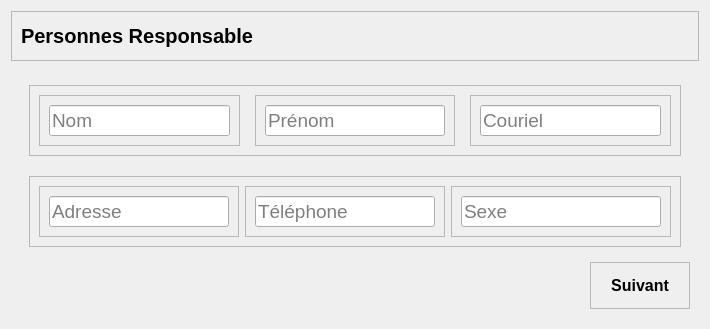
                     <widget class="QWidget" name="responsable_info">
                      <attribute name="title">
                       <string>Tab 2</string>
                      </attribute>
                      <layout class="QVBoxLayout" name="verticalLayout_55">
                       <item>
                        <widget class="QFrame" name="frame_48">
                         <property name="minimumSize">
                          <size>
                           <width>0</width>
                           <height>50</height>
                          </size>
                         </property>
                         <property name="maximumSize">
                          <size>
                           <width>16777215</width>
                           <height>50</height>
                          </size>
                         </property>
                         <property name="frameShape">
                          <enum>QFrame::StyledPanel</enum>
                         </property>
                         <property name="frameShadow">
                          <enum>QFrame::Raised</enum>
                         </property>
                         <layout class="QVBoxLayout" name="verticalLayout_64">
                          <item>
                           <widget class="QLabel" name="label_14">
                            <property name="font">
                             <font>
                              <pointsize>15</pointsize>
                              <weight>75</weight>
                              <bold>true</bold>
                             </font>
                            </property>
                            <property name="text">
                             <string>Personnes Responsable</string>
                            </property>
                           </widget>
                          </item>
                         </layout>
                        </widget>
                       </item>
                       <item alignment="Qt::AlignHCenter|Qt::AlignVCenter">
                        <widget class="QWidget" name="widget_4" native="true">
                         <layout class="QVBoxLayout" name="verticalLayout_41">
                          <item alignment="Qt::AlignHCenter|Qt::AlignVCenter">
                           <widget class="QWidget" name="widget_5" native="true">
                            <layout class="QVBoxLayout" name="verticalLayout_42">
                             <property name="spacing">
                              <number>20</number>
                             </property>
                             <item>
                              <widget class="QFrame" name="frame_30">
                               <property name="minimumSize">
                                <size>
                                 <width>300</width>
                                 <height>0</height>
                                </size>
                               </property>
                               <property name="frameShape">
                                <enum>QFrame::StyledPanel</enum>
                               </property>
                               <property name="frameShadow">
                                <enum>QFrame::Raised</enum>
                               </property>
                               <layout class="QHBoxLayout" name="horizontalLayout_28">
                                <property name="spacing">
                                 <number>15</number>
                                </property>
                                <item>
                                 <widget class="QFrame" name="frame_31">
                                  <property name="minimumSize">
                                   <size>
                                    <width>200</width>
                                    <height>0</height>
                                   </size>
                                  </property>
                                  <property name="frameShape">
                                   <enum>QFrame::StyledPanel</enum>
                                  </property>
                                  <property name="frameShadow">
                                   <enum>QFrame::Raised</enum>
                                  </property>
                                  <layout class="QVBoxLayout" name="verticalLayout_43">
                                   <item>
                                    <widget class="QLineEdit" name="nom_responsable">
                                     <property name="font">
                                      <font>
                                       <pointsize>14</pointsize>
                                      </font>
                                     </property>
                                     <property name="placeholderText">
                                      <string>Nom</string>
                                     </property>
                                    </widget>
                                   </item>
                                  </layout>
                                 </widget>
                                </item>
                                <item>
                                 <widget class="QFrame" name="frame_32">
                                  <property name="minimumSize">
                                   <size>
                                    <width>200</width>
                                    <height>0</height>
                                   </size>
                                  </property>
                                  <property name="frameShape">
                                   <enum>QFrame::StyledPanel</enum>
                                  </property>
                                  <property name="frameShadow">
                                   <enum>QFrame::Raised</enum>
                                  </property>
                                  <layout class="QVBoxLayout" name="verticalLayout_44">
                                   <item>
                                    <widget class="QLineEdit" name="prenom_responsable">
                                     <property name="font">
                                      <font>
                                       <pointsize>14</pointsize>
                                      </font>
                                     </property>
                                     <property name="placeholderText">
                                      <string>Prénom</string>
                                     </property>
                                    </widget>
                                   </item>
                                  </layout>
                                 </widget>
                                </item>
                                <item>
                                 <widget class="QFrame" name="frame_33">
                                  <property name="minimumSize">
                                   <size>
                                    <width>200</width>
                                    <height>0</height>
                                   </size>
                                  </property>
                                  <property name="frameShape">
                                   <enum>QFrame::StyledPanel</enum>
                                  </property>
                                  <property name="frameShadow">
                                   <enum>QFrame::Raised</enum>
                                  </property>
                                  <layout class="QVBoxLayout" name="verticalLayout_45">
                                   <item>
                                    <widget class="QLineEdit" name="email_responsable">
                                     <property name="font">
                                      <font>
                                       <pointsize>14</pointsize>
                                       <weight>50</weight>
                                       <bold>false</bold>
                                      </font>
                                     </property>
                                     <property name="placeholderText">
                                      <string>Couriel</string>
                                     </property>
                                    </widget>
                                   </item>
                                  </layout>
                                 </widget>
                                </item>
                               </layout>
                              </widget>
                             </item>
                             <item>
                              <widget class="QFrame" name="frame_34">
                               <property name="frameShape">
                                <enum>QFrame::StyledPanel</enum>
                               </property>
                               <property name="frameShadow">
                                <enum>QFrame::Raised</enum>
                               </property>
                               <layout class="QHBoxLayout" name="horizontalLayout_29">
                                <item>
                                 <widget class="QFrame" name="frame_35">
                                  <property name="minimumSize">
                                   <size>
                                    <width>200</width>
                                    <height>0</height>
                                   </size>
                                  </property>
                                  <property name="frameShape">
                                   <enum>QFrame::StyledPanel</enum>
                                  </property>
                                  <property name="frameShadow">
                                   <enum>QFrame::Raised</enum>
                                  </property>
                                  <layout class="QVBoxLayout" name="verticalLayout_46">
                                   <item>
                                    <widget class="QLineEdit" name="adresse_responsable">
                                     <property name="font">
                                      <font>
                                       <pointsize>14</pointsize>
                                      </font>
                                     </property>
                                     <property name="placeholderText">
                                      <string>Adresse</string>
                                     </property>
                                    </widget>
                                   </item>
                                  </layout>
                                 </widget>
                                </item>
                                <item>
                                 <widget class="QFrame" name="frame_36">
                                  <property name="minimumSize">
                                   <size>
                                    <width>200</width>
                                    <height>0</height>
                                   </size>
                                  </property>
                                  <property name="frameShape">
                                   <enum>QFrame::StyledPanel</enum>
                                  </property>
                                  <property name="frameShadow">
                                   <enum>QFrame::Raised</enum>
                                  </property>
                                  <layout class="QVBoxLayout" name="verticalLayout_47">
                                   <item>
                                    <widget class="QLineEdit" name="telephone_responsable">
                                     <property name="font">
                                      <font>
                                       <pointsize>14</pointsize>
                                      </font>
                                     </property>
                                     <property name="placeholderText">
                                      <string>Téléphone</string>
                                     </property>
                                    </widget>
                                   </item>
                                  </layout>
                                 </widget>
                                </item>
                                <item>
                                 <widget class="QFrame" name="frame_37">
                                  <property name="minimumSize">
                                   <size>
                                    <width>200</width>
                                    <height>0</height>
                                   </size>
                                  </property>
                                  <property name="frameShape">
                                   <enum>QFrame::StyledPanel</enum>
                                  </property>
                                  <property name="frameShadow">
                                   <enum>QFrame::Raised</enum>
                                  </property>
                                  <layout class="QHBoxLayout" name="horizontalLayout_30">
                                   <item>
                                    <widget class="QLineEdit" name="sexe_responsable">
                                     <property name="minimumSize">
                                      <size>
                                       <width>200</width>
                                       <height>0</height>
                                      </size>
                                     </property>
                                     <property name="font">
                                      <font>
                                       <pointsize>14</pointsize>
                                       <weight>50</weight>
                                       <bold>false</bold>
                                      </font>
                                     </property>
                                     <property name="placeholderText">
                                      <string>Sexe</string>
                                     </property>
                                    </widget>
                                   </item>
                                  </layout>
                                 </widget>
                                </item>
                               </layout>
                              </widget>
                             </item>
                            </layout>
                           </widget>
                          </item>
                          <item alignment="Qt::AlignRight">
                           <widget class="QFrame" name="frame_46">
                            <property name="frameShape">
                             <enum>QFrame::StyledPanel</enum>
                            </property>
                            <property name="frameShadow">
                             <enum>QFrame::Raised</enum>
                            </property>
                            <layout class="QVBoxLayout" name="verticalLayout_54">
                             <item>
                              <widget class="QPushButton" name="suivant_2">
                               <property name="font">
                                <font>
                                 <pointsize>12</pointsize>
                                 <weight>75</weight>
                                 <bold>true</bold>
                                </font>
                               </property>
                               <property name="cursor">
                                <cursorShape>PointingHandCursor</cursorShape>
                               </property>
                               <property name="text">
                                <string>Suivant</string>
                               </property>
                               <property name="flat">
                                <bool>true</bool>
                               </property>
                              </widget>
                             </item>
                            </layout>
                           </widget>
                          </item>
                         </layout>
                        </widget>
                       </item>
                      </layout>
                     </widget>
